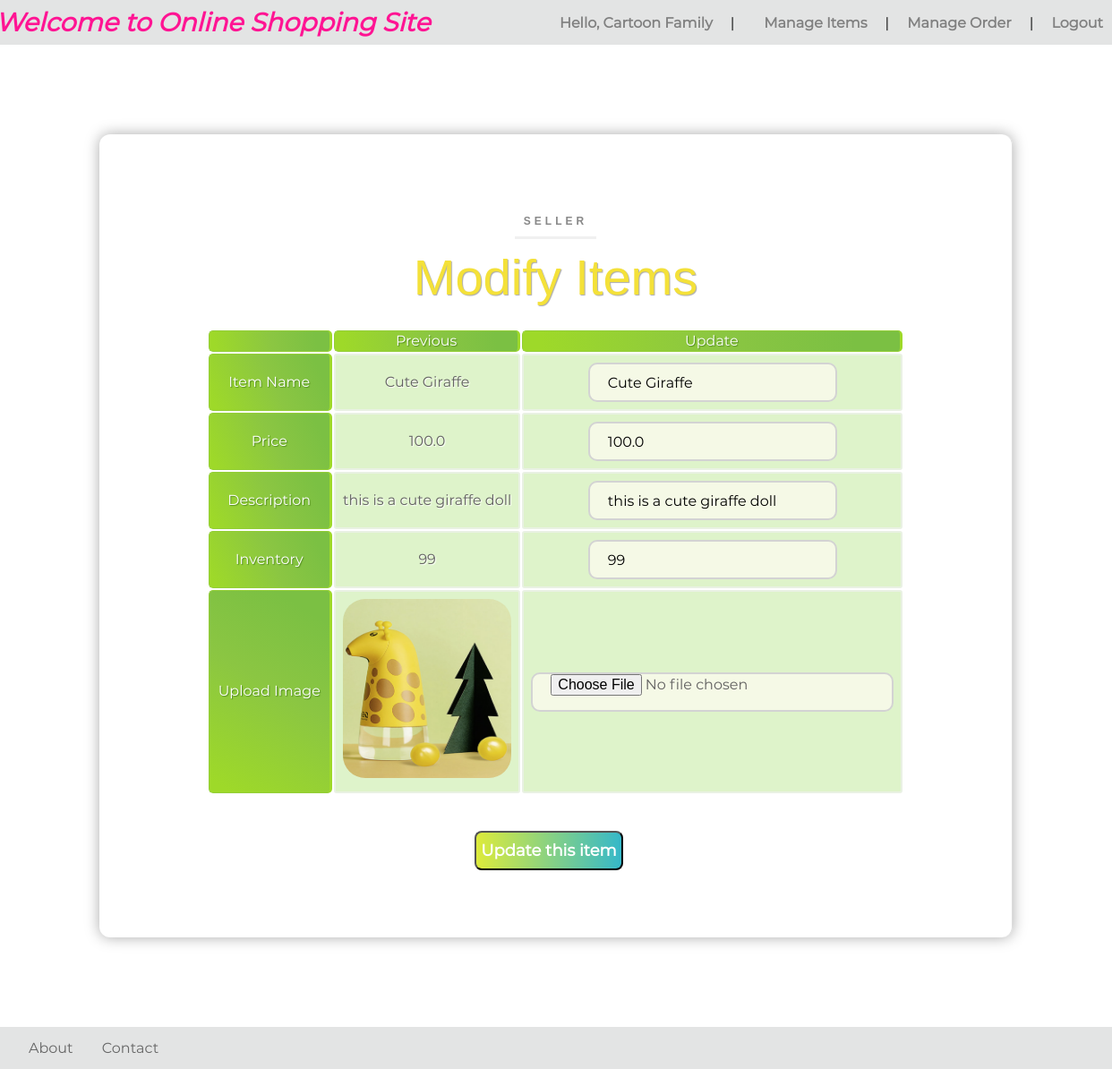
The page /item/modify/10 (signed in) on the database as committed earlier.
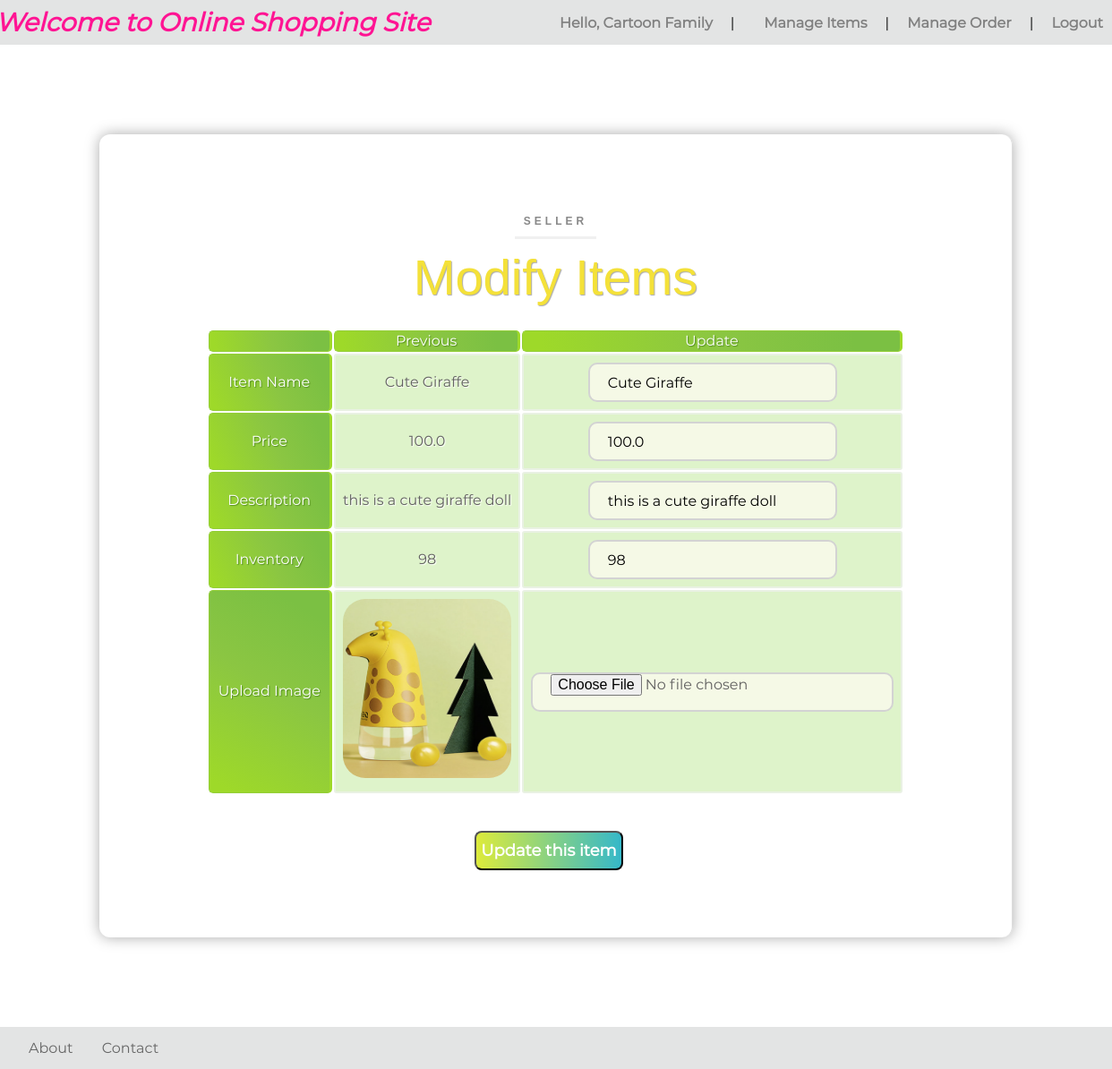
The same page on the database as committed later.
### project/models/UserModel.py (models this page shows, shortened)
class User(UserMixin, PkModel):
    __tablename__ = "users"
    username = Column(db.String(80), unique=True, nullable=False)
    main_image_url = Column(db.VARCHAR(255), nullable=True, default="static/image/user_info/default_avatar.jpg")
    email = Column(db.String(80), unique=True, nullable=False)
    password = Column(db.String(128), nullable=True)
    created_at = Column(db.DateTime, nullable=False, default=dt.datetime.utcnow)
    first_name = Column(db.String(30), nullable=True)
    last_name = Column(db.String(30), nullable=True)
    active = Column(db.Boolean(), default=False)
    is_shopper = Column(db.Boolean(), default=False)
    items = db.relationship("Item", backref='owned_user', lazy=True)
    cart = db.relationship("Cart", backref='cart_user', lazy=True)
    order = db.relationship("Order", backref='order_user', lazy=True)

### project/models/ItemModel.py (models this page shows, shortened)
class Item(PkModel):
    __tablename__ = "item"
    name = Column(db.VARCHAR(255), nullable=False, default="")
    price = Column(db.Float(50), nullable=False, default=0.0)
    description = db.Column(db.String(length=1024), nullable=False, default="")
    inventory = Column(db.Integer, nullable=False, default=0)
    sold_count = Column(db.Integer, nullable=False, default=0)
    disabled = Column(db.Boolean, nullable=False, default=False)
    created_at = Column(db.DateTime, nullable=False, default=dt.datetime.utcnow)
    main_image_url = Column(db.VARCHAR(255), nullable=False, default="")
    owner = db.Column(db.Integer, db.ForeignKey("users.id"))
    cart = db.relationship("Cart", backref='cart_item', lazy=True)
    order = db.relationship("Order", backref='order_item', lazy=True)

### project/item/view.py (the view, shortened to what this page needs)
@blueprint.route("/item/modify/<int:item_id>", methods=["POST", "GET"])
@login_required
@seller_required
def ModifyNewItem(item_id: int) -> str:
    item = Item.get_by_id(item_id)
    form = UpdateItem()
    print(form.validate_on_submit())
    flash_errors(form)
    return render_template("item/update.html", item=item, form=form)

### project/item/forms.py
class UpdateItem(FlaskForm):
    item_name = StringField("Item Name", validators=[DataRequired(), ], default="")
    item_price = FloatField("Price", validators=[], default=0.0)
    description = StringField("Description", validators=[], default="")
    inventory = IntegerField("Inventory", validators=[], default=0)
    main_image_file = FileField("Upload Image", validators=[
        FileAllowed(['png', 'jpg', 'jpeg'], 'Only allow png, jpg')
    ])
    add_button = SubmitField("Update this item")

### project/database_model.py (called while the page is built)
    @classmethod
    def get_by_id(cls, record_id):
        basestring = (str, bytes)
        if any(
                (
                        isinstance(record_id, basestring) and record_id.isdigit(),
                        isinstance(record_id, (int, float)),
                )
        ):
            return cls.query.get(int(record_id))
        return None

### project/models/UserModel.py (called while the page is built)
@login_manager.user_loader
def load_user(user_id):
    user = User.query.get(user_id)
    return user

### project/utils.py (called while the page is built)
def flash_errors(form: FlaskForm, category="warning"):
    for field, errors in form.errors.items():
        for error in errors:
            flash(f"{getattr(form, field).label.text} - {error}", category)

def seller_required(func):
    @wraps(func)
    def decorated_view(*args, **kwargs):
        if current_user.is_authenticated and current_user.is_shopper:
            return func(*args, **kwargs)
        else:
            flash("You must be seller to access this page !")
            return redirect(url_for("index.home"))
    return decorated_view

### project/templates/item/update.html (shortened to what this page needs)
{% extends "/base/base.html" %}
{% block style %}
    <link rel="stylesheet" href="../../static/css/item/add.css">
    <link rel="stylesheet" href="../../static/css/shopping/shopping_cart.css">
{% endblock %}
{% block content %}
    <div class="add-item-big-box">
        <div id="add-item-box">
            <p class="add-item-box-head"> Seller </p>
            <h1>Modify Items</h1>
            <form action="" method="POST" enctype="multipart/form-data">
                <table class="add-item-box-table">
                    <tbody>
                    <tr>
                        <th></th>
                        <th class="th-hover">Previous</th>
                        <th class="th-hover">Update</th>
                    </tr>
                    <tr>
                        <th class="th-hover">{{ form.item_name.label }}</th>
                        <td class="td-hover">{{ item.name }}</td>
                        <td class="td-hover">{{ form.item_name(value=item.name,class="number-input") }}</td>
                    </tr>
                    <tr>
                        <th class="th-hover">{{ form.item_price.label }}</th>
                        <td class="td-hover">{{ item.price }}</td>
                        <td class="td-hover">{{ form.item_price(value=item.price,class="number-input") }}</td>
                    </tr>
                    <tr>
                        <th class="th-hover">{{ form.description.label }}</th>
                        <td class="td-hover">{{ item.description }}</td>
                        <td class="td-hover">{{ form.description(value=item.description,class="number-input") }}</td>
                    </tr>
                    <tr>
                        <th class="th-hover">{{ form.inventory.label }}</th>
                        <td class="td-hover">{{ item.inventory }}</td>
                        <td class="td-hover">{{ form.inventory(value=item.inventory,class="number-input") }}</td>
                    </tr>
                    <tr>
                        <th class="th-hover">{{ form.main_image_file.label }}</th>
                        <td class="td-hover"><img class="product-image" id="upload_image_perivew"
                                 src="{{ url_for('static', filename='uploaded_files/'+item.main_image_url) }}"
                                 value="Item Image"/></td>
                        <td class="td-hover">{{ form.main_image_file(id="chooseImage",class="number-input") }}</td>
                    </tr>
                    </tbody>
                </table>
                <div class="add_button">
                    {{ form.add_button(class="button-default") }}
                </div>
            </form>
        </div>
    </div>
{% endblock %}

### project/templates/base/base.html (shortened to what this page needs)
<!DOCTYPE html>
<html lang="en">
<head>
    <link rel="stylesheet" href="{{ url_for('static',filename='css/base/base.css') }}">
    <link rel="stylesheet" href="{{ url_for('static',filename='css/base/footer.css') }}">
    <link rel="stylesheet" href="{{ url_for('static',filename='css/base/new_navbar.css') }}">
    {% block style %}
    {% endblock %}
</head>
<body>
<header>
    <nav>
        {% block nav %}
            <div class="nav-container-box">
                <a class="nav-main-text" href="{{ url_for("index.home") }}">&nbsp;Welcome to Online Shopping Site</a>
                <ul class="nav-right-bar">
                    {% if current_user.is_authenticated %}
                        <li><a href="{{ url_for("user.info") }}">Hello, {{ current_user.username }}</a></li>
                        <li>|</li>
                        {% if current_user.is_shopper %}
                            <li class="nav-title_shopping_cart">
                                &nbsp;&nbsp;&nbsp;<a href="{{ url_for("item.ManageItem") }}">Manage Items</a>
                            </li>
                            <li>|</li>
                            <li class="nav-title_shopping_cart">
                                <a href="{{ url_for("order.view_order") }}">
                                    Manage Order</a>
                            </li>
                        {% endif %}
                        <li>|</li>
                        <li><a href="{{ url_for("user.logout") }}">Logout</a></li>
                    {% else %}
                        <li class="login">
                            <a href="{{ url_for("login.login") }}">Login</a>
                        </li>
                    {% endif %}
                </ul>
            </div>
        {% endblock %}
    </nav>
</header>
{% block body %}
    <div class="content-body">
    <section id="container">
        {% block content %}
        {% endblock %}
    </section>
    {% block footer %}
        {% include '/base/footer.html' %}
    {% endblock %}
{% endblock %}
</div>
</body>
</html>

### project/templates/base/footer.html
<footer class="footer-bar">
    <ul class="footer-item-list">
        <li><a href="{{ url_for('index.about') }}">About</a></li>
        <li><a href="mailto:yuyang.wang@ucdconnect.ie">Contact</a></li>
    </ul>
</footer>

### project/static/css/base/base.css (style rules this page uses)
* { list-style: none; margin: 0; padding: 0; font-size: 16px; font-family: Montserrat, sans-serif; font-weight: 400; font-style: normal; -webkit-font-smoothing: antialiased; -webkit-text-size-adjust: 100%; scrollbar-width: none; -ms-overflow-style: none; z-index: 1; }
* { transition: all 0.4s linear; transition-timing-function: cubic-bezier(0.59, -0.26, 0.33, 1.42); -webkit-transition: all 0.4s linear; -moz-transition: all 0.4s linear; -o-transition: all 0.4s linear; }
body { display: flex; flex-direction: column; cursor: url(https://photos-picgo.oss-cn-beijing.aliyuncs.com/img/cursor_1.png), default; }
#container { display: flex; min-height: 100vh; flex-direction: column; }
a { text-decoration: none; color: black; }
.button-default { height: 44px; padding: 5px; margin-right: 15px; background-image: linear-gradient(to right, #ddeb3b, #03a9f4, #f441a5, #e7cecc); border-radius: 8px; background-size: 390%; font-size: 18px; color: #FFF; text-decoration: none; font-weight: bold; }
a { text-decoration: none; }
img { animation: FadeIn 0.5s ease-in 0s backwards; animation: wiggle 1.5s ease-in 0s backwards; border-radius: 25px; }
.content-body { animation: FadeIn 0.5s ease-in 0s backwards; }
#number-input, .number-input { outline: 0; height: 40px; border-radius: 10px; border: 2px solid lightgrey; background-color: rgba(255, 252, 243, 0.7); padding: 0 20px; }

### project/static/css/base/footer.css (style rules this page uses)
.footer-bar { width: 100%; display: flex; flex-direction: row; justify-content: flex-start; align-items: center; background-color: rgba(115, 123, 123, 0.2); padding: 14px 16px; margin-top: 100px; }
.footer-item-list { display: flex; flex-direction: row; justify-content: flex-start; list-style-type: none; }
.footer-bar li a { color: #666; padding: 14px 16px; text-decoration: none; }

### project/static/css/base/new_navbar.css (style rules this page uses)
.nav-container-box { height: 50px; display: flex; flex-direction: row; justify-content: space-between; align-items: center; background-color: rgba(115, 123, 123, 0.2); }
.nav-main-text { padding: 10px; text-decoration: none; font-size: 26px; font-weight: bold; font-style: italic; color: deeppink; float: left; }
.nav-right-bar { display: flex; flex-direction: row; justify-content: space-around; align-items: center; list-style: none; }
.nav-right-bar li { margin: 10px; }
.nav-right-bar li a { text-decoration: none; color: #c398e3; font-weight: bold; }
.nav-right-bar li a:link { color: gray; }

### project/static/css/item/add.css (style rules this page uses)
#add-item-box { margin-top: 100px; padding: 20px; background: transparent; border-right: 1px solid #ddd; box-shadow: 0px 0px 16px #aaa; border-radius: 12px; padding: 75px 120px; display: flex; flex-direction: column; justify-content: center; align-items: center; min-width: 50%; }
.add-item-big-box { display: flex; flex-direction: column; align-items: center; background: transparent; }
.add_button { display: flex; justify-content: center; align-items: center; padding-top: 40px; }
.product-image { max-width: 200px; max-height: 200px; width: 100%; height: 100%; }

Rows that differ between the two databases and show on the page:
changed Item "Cute Giraffe": inventory "99" → "98"
